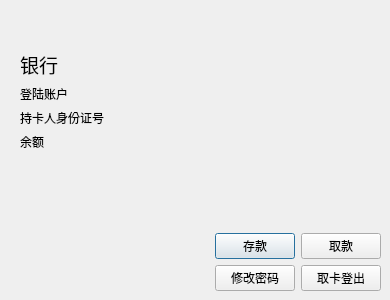
<?xml version="1.0" encoding="UTF-8"?>
<ui version="4.0">
 <class>UserDialog</class>
 <widget class="QDialog" name="UserDialog">
  <property name="geometry">
   <rect>
    <x>0</x>
    <y>0</y>
    <width>390</width>
    <height>300</height>
   </rect>
  </property>
  <property name="sizePolicy">
   <sizepolicy hsizetype="Fixed" vsizetype="Fixed">
    <horstretch>0</horstretch>
    <verstretch>0</verstretch>
   </sizepolicy>
  </property>
  <property name="minimumSize">
   <size>
    <width>390</width>
    <height>300</height>
   </size>
  </property>
  <property name="maximumSize">
   <size>
    <width>390</width>
    <height>300</height>
   </size>
  </property>
  <property name="windowTitle">
   <string>业务办理</string>
  </property>
  <widget class="QLabel" name="banner">
   <property name="geometry">
    <rect>
     <x>0</x>
     <y>-3</y>
     <width>391</width>
     <height>51</height>
    </rect>
   </property>
   <property name="text">
    <string/>
   </property>
   <property name="pixmap">
    <pixmap resource="resource.qrc">:/new/prefix1/banner3.png</pixmap>
   </property>
  </widget>
  <widget class="QWidget" name="">
   <property name="geometry">
    <rect>
     <x>20</x>
     <y>50</y>
     <width>361</width>
     <height>241</height>
    </rect>
   </property>
   <layout class="QVBoxLayout" name="verticalLayout_2">
    <item>
     <layout class="QVBoxLayout" name="verticalLayout">
      <item>
       <widget class="QLabel" name="bankL">
        <property name="font">
         <font>
          <family>微软雅黑 Light</family>
          <pointsize>14</pointsize>
         </font>
        </property>
        <property name="text">
         <string>银行</string>
        </property>
       </widget>
      </item>
      <item>
       <widget class="QLabel" name="accountIDL">
        <property name="text">
         <string>登陆账户</string>
        </property>
       </widget>
      </item>
      <item>
       <widget class="QLabel" name="ownerIDL">
        <property name="text">
         <string>持卡人身份证号</string>
        </property>
       </widget>
      </item>
      <item>
       <widget class="QLabel" name="moneyL">
        <property name="text">
         <string>余额</string>
        </property>
       </widget>
      </item>
      <item>
       <spacer name="verticalSpacer">
        <property name="orientation">
         <enum>Qt::Vertical</enum>
        </property>
        <property name="sizeHint" stdset="0">
         <size>
          <width>20</width>
          <height>40</height>
         </size>
        </property>
       </spacer>
      </item>
     </layout>
    </item>
    <item>
     <layout class="QHBoxLayout" name="horizontalLayout">
      <item>
       <spacer name="horizontalSpacer">
        <property name="orientation">
         <enum>Qt::Horizontal</enum>
        </property>
        <property name="sizeHint" stdset="0">
         <size>
          <width>40</width>
          <height>20</height>
         </size>
        </property>
       </spacer>
      </item>
      <item>
       <layout class="QGridLayout" name="gridLayout">
        <item row="0" column="0">
         <widget class="QPushButton" name="addMoneyB">
          <property name="text">
           <string>存款</string>
          </property>
         </widget>
        </item>
        <item row="1" column="0">
         <widget class="QPushButton" name="changePwB">
          <property name="text">
           <string>修改密码</string>
          </property>
         </widget>
        </item>
        <item row="1" column="2">
         <widget class="QPushButton" name="logoutB">
          <property name="text">
           <string>取卡登出</string>
          </property>
         </widget>
        </item>
        <item row="0" column="2">
         <widget class="QPushButton" name="takeMoneyB">
          <property name="text">
           <string>取款</string>
          </property>
         </widget>
        </item>
       </layout>
      </item>
     </layout>
    </item>
   </layout>
  </widget>
 </widget>
 <resources>
  <include location="resource.qrc"/>
 </resources>
 <connections/>
</ui>
